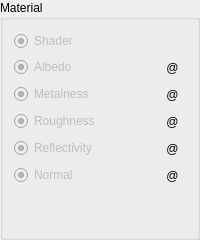
      <widget class="QGroupBox" name="Material">
       <property name="title">
        <string>Material</string>
       </property>
       <layout class="QGridLayout" name="gridLayout">
        <item row="1" column="0">
         <widget class="QRadioButton" name="AlbedoInput">
          <property name="enabled">
           <bool>false</bool>
          </property>
          <property name="text">
           <string>Albedo</string>
          </property>
          <property name="checkable">
           <bool>true</bool>
          </property>
          <property name="checked">
           <bool>true</bool>
          </property>
          <property name="autoExclusive">
           <bool>false</bool>
          </property>
         </widget>
        </item>
        <item row="1" column="1">
         <widget class="QToolButton" name="ResetAlbedo">
          <property name="text">
           <string>@</string>
          </property>
          <property name="icon">
           <iconset resource="materialplugin.qrc">
            <normaloff>:/materialplugin/reset.png</normaloff>:/materialplugin/reset.png</iconset>
          </property>
          <property name="autoRaise">
           <bool>true</bool>
          </property>
         </widget>
        </item>
        <item row="2" column="0">
         <widget class="QRadioButton" name="MetalnessInput">
          <property name="enabled">
           <bool>false</bool>
          </property>
          <property name="text">
           <string>Metalness</string>
          </property>
          <property name="checkable">
           <bool>true</bool>
          </property>
          <property name="checked">
           <bool>true</bool>
          </property>
          <property name="autoExclusive">
           <bool>false</bool>
          </property>
         </widget>
        </item>
        <item row="2" column="1">
         <widget class="QToolButton" name="ResetMetalness">
          <property name="text">
           <string>@</string>
          </property>
          <property name="icon">
           <iconset resource="materialplugin.qrc">
            <normaloff>:/materialplugin/reset.png</normaloff>:/materialplugin/reset.png</iconset>
          </property>
          <property name="autoRaise">
           <bool>true</bool>
          </property>
         </widget>
        </item>
        <item row="3" column="0">
         <widget class="QRadioButton" name="RoughnessInput">
          <property name="enabled">
           <bool>false</bool>
          </property>
          <property name="text">
           <string>Roughness</string>
          </property>
          <property name="checkable">
           <bool>true</bool>
          </property>
          <property name="checked">
           <bool>true</bool>
          </property>
          <property name="autoExclusive">
           <bool>false</bool>
          </property>
         </widget>
        </item>
        <item row="4" column="0">
         <widget class="QRadioButton" name="ReflectivityInput">
          <property name="enabled">
           <bool>false</bool>
          </property>
          <property name="text">
           <string>Reflectivity</string>
          </property>
          <property name="checkable">
           <bool>true</bool>
          </property>
          <property name="checked">
           <bool>true</bool>
          </property>
          <property name="autoExclusive">
           <bool>false</bool>
          </property>
         </widget>
        </item>
        <item row="5" column="1">
         <widget class="QToolButton" name="ResetNormal">
          <property name="text">
           <string>@</string>
          </property>
          <property name="icon">
           <iconset resource="materialplugin.qrc">
            <normaloff>:/materialplugin/reset.png</normaloff>:/materialplugin/reset.png</iconset>
          </property>
          <property name="autoRaise">
           <bool>true</bool>
          </property>
         </widget>
        </item>
        <item row="3" column="1">
         <widget class="QToolButton" name="ResetRoughness">
          <property name="text">
           <string>@</string>
          </property>
          <property name="icon">
           <iconset resource="materialplugin.qrc">
            <normaloff>:/materialplugin/reset.png</normaloff>:/materialplugin/reset.png</iconset>
          </property>
          <property name="autoRaise">
           <bool>true</bool>
          </property>
         </widget>
        </item>
        <item row="4" column="1">
         <widget class="QToolButton" name="ResetReflectivity">
          <property name="text">
           <string>@</string>
          </property>
          <property name="icon">
           <iconset resource="materialplugin.qrc">
            <normaloff>:/materialplugin/reset.png</normaloff>:/materialplugin/reset.png</iconset>
          </property>
          <property name="autoRaise">
           <bool>true</bool>
          </property>
         </widget>
        </item>
        <item row="6" column="0">
         <spacer name="verticalSpacer_3">
          <property name="orientation">
           <enum>Qt::Vertical</enum>
          </property>
          <property name="sizeHint" stdset="0">
           <size>
            <width>20</width>
            <height>40</height>
           </size>
          </property>
         </spacer>
        </item>
        <item row="5" column="0">
         <widget class="QRadioButton" name="NormalInput">
          <property name="enabled">
           <bool>false</bool>
          </property>
          <property name="text">
           <string>Normal</string>
          </property>
          <property name="checkable">
           <bool>true</bool>
          </property>
          <property name="checked">
           <bool>true</bool>
          </property>
          <property name="autoExclusive">
           <bool>false</bool>
          </property>
         </widget>
        </item>
        <item row="0" column="0">
         <widget class="QRadioButton" name="ShaderInput">
          <property name="enabled">
           <bool>false</bool>
          </property>
          <property name="text">
           <string>Shader</string>
          </property>
          <property name="checkable">
           <bool>true</bool>
          </property>
          <property name="checked">
           <bool>true</bool>
          </property>
          <property name="autoExclusive">
           <bool>false</bool>
          </property>
         </widget>
        </item>
       </layout>
      </widget>
